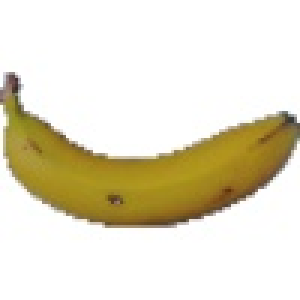
#> input picture Training images/100_100.jpg, 100 x 100 px, found by its file name (shown 3 times larger); its folder holds only this picture in this run
$ python main.py   (older library calls are emulated)
#> lines starting #> are read from the running program, lines starting #| are printed output that depends on the picture; after the words box and inside, x2 and y2 are one past the last pixel; in counts of white or black regions, pixels touching at a corner belong together
### preprocesing.py
import cv2 as cv
import numpy as np
import math
import os

def prep(image):
    # se cambia el tamaño para que todas las imagenes sean iguales
    width = 700
    height = 500
    dim = (width, height)
    image = cv.resize(image, dim, interpolation = cv.INTER_AREA)

    # se aplica estilizacion para difuminar colores y acentuar bordes
    image = cv.stylization(image, sigma_s=60, sigma_r=0.1)

    # se pasa la imagen a escala de grises
    gray_image = cv.cvtColor(image, cv.COLOR_BGR2GRAY)

    return gray_image, image

def segmentation(gray_image):
    # se aplica difuminacion gausiana
    blur = cv.GaussianBlur(gray_image,(15,15),0)

    # se aplica threshold binario
    ret, thresh = cv.threshold(blur, 0, 255, cv.THRESH_BINARY_INV+cv.THRESH_OTSU)

    #dilatacion y erosion -> closing (se elimina huecos dentro de la imagen de la fruta)
    kernel = np.ones((7,7),np.uint8)
    thresh = cv.morphologyEx(thresh, cv.MORPH_CLOSE, kernel)
    binary = cv.morphologyEx(thresh, cv.MORPH_CLOSE, kernel)

    return thresh, binary

def database(training_images):
    dataset = np.zeros((1,len(training_images))) # 1 fila para la suma de los momentos hu y las columnas segun la cantidad de imagenes ingresada
    pics = []
    seg_pics = []
    for i in range(len(training_images)):
        # se procesa cada imagen
        gray_image, image = prep(training_images[i])
        seg_image, binary = segmentation(gray_image)
        seg_pics.append(seg_image)

        # se busca los hu moments
        moments = cv.HuMoments(cv.moments(seg_image)).flatten()

        # se obtiene los contornos
        _, contours, _ = cv.findContours(binary,cv.RETR_EXTERNAL,cv.CHAIN_APPROX_SIMPLE)
        c = sorted(contours, key = cv.contourArea)[-1]
        c_mask=cv.drawContours(binary, c,-1, (0,255,0), 10)

        # se saca el fondo de la imagen
        new_img = cv.bitwise_and(image, image, mask=c_mask)
        x, y, w, h = cv.boundingRect(c)
        dst = new_img[y: y + h, x: x + w]

        dst_gray = cv.cvtColor(dst, cv.COLOR_BGR2GRAY)
        _, alpha = cv.threshold(dst_gray, 0, 255, cv.THRESH_BINARY)
        b, g, r = cv.split(dst)

        rgba = [r, g, b, alpha]
        dst = cv.merge(rgba, 4)
        pics.append(dst)

        # se calcula el area
        area = cv.contourArea(c)

        # se calcula el perimetro
        perimeter = cv.arcLength(c,True)

        # se calcula la redondez
        redondez = 4*math.pi*(area/perimeter**2)

        # se junta en un vector todos los descriptores
        # descriptores = [area, perimetro, redondez, momentos hu]

        moments = moments[0] + moments[2]

        dataset[:,i] = moments
        # se retorna base de datos y vectores de imagenes a color y segmentadas.
    return dataset, pics, seg_pics

def get_histograma(img):
    promhist=[]
    # se calcula el promedio de la suma del histograma de cada imagen
    for j in range(len(img)):
        promhistj=0
        color = ('b','g','r')
        for i, col in enumerate(color):
            hist=cv.calcHist([img[j]],[i], None, [256], [10, 250])
            promhistj+=(np.mean(hist))

        promhist.append(promhistj/3)

    return promhist

def load_images_from_folder(folder):
    images = []
    for filename in os.listdir(folder):
        img = cv.imread(os.path.join(folder,filename))
#> img is the input picture: shape (100, 100, 3); mean B, G, R 202.8, 223.7, 229.8
        if img is not None:
            images.append(img)
    return images

### main.py
from matplotlib import pyplot as plt
import preprocesing
import knn
import os
import statistics
import numpy as np
import kmeans

if __name__ == '__main__':

    # se importa imagenes de entrenamiento y obtenemos matrices de parametros
    training_images = preprocesing.load_images_from_folder("D:\sbsim\Documents\Facultad\Inteligencia Artificial 1\Proyecto FInal\Training images")
#> training_images = 1 item
    dataset, pics, seg_pics = preprocesing.database(training_images)
#> in database, `dataset = np.zeros((1,len(training_images)))`: dataset = [0]
#> the loop in database, `for i in range(len(training_images)):` made 1 pass
#> (width in prep, height in prep, ret in segmentation, x, y, w, h, area) on pass 1: (700, 500, 183, 0, 118, 700, 264, 92613.5)
#> pass 1, in prep, `image = cv.stylization(image, sigma_s=60, sigma_r=0.1)`:
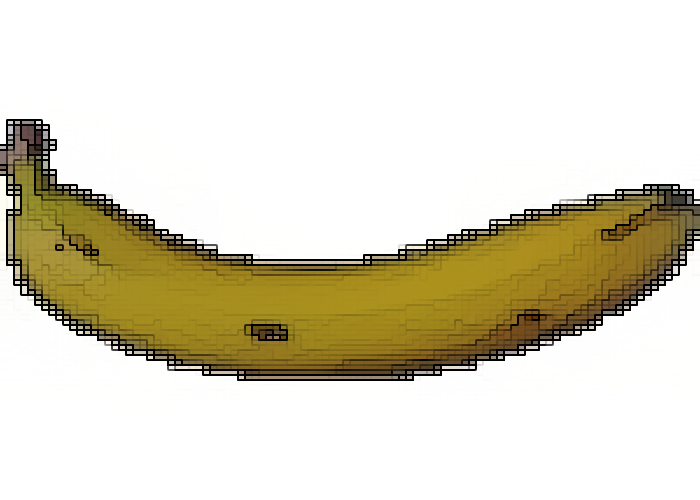
#> image: shape (500, 700, 3); mean of channels 0, 1, 2 197.7, 216.8, 222.1; drawn as B, G, R
#> pass 1, in prep, `gray_image = cv.cvtColor(image, cv.COLOR_BGR2GRAY)`:
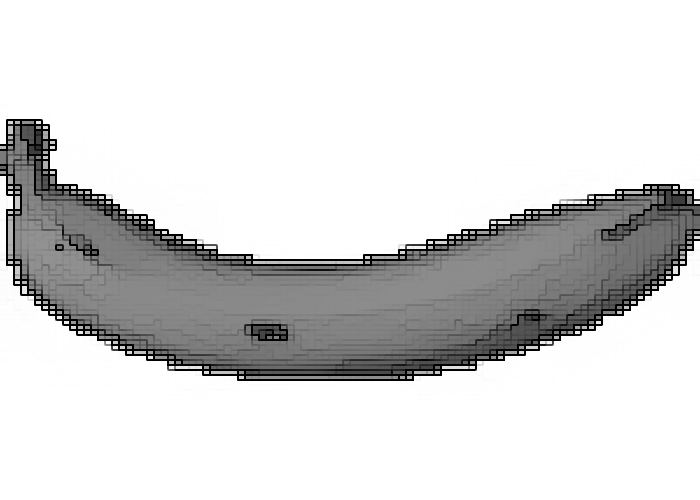
#> gray_image: shape (500, 700); min 0, max 255, mean 216.2
#> pass 1, in segmentation, `blur = cv.GaussianBlur(gray_image,(15,15),0)`:
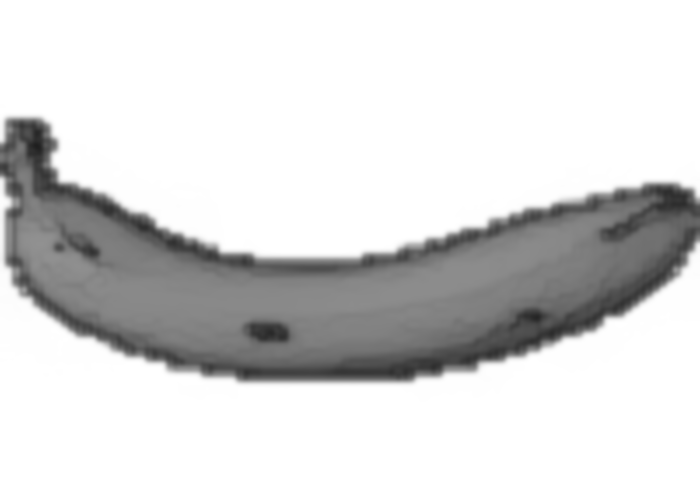
#> blur: shape (500, 700); min 31, max 255, mean 216.2
#> after the loop in database, `for i in range(len(training_images)):`:
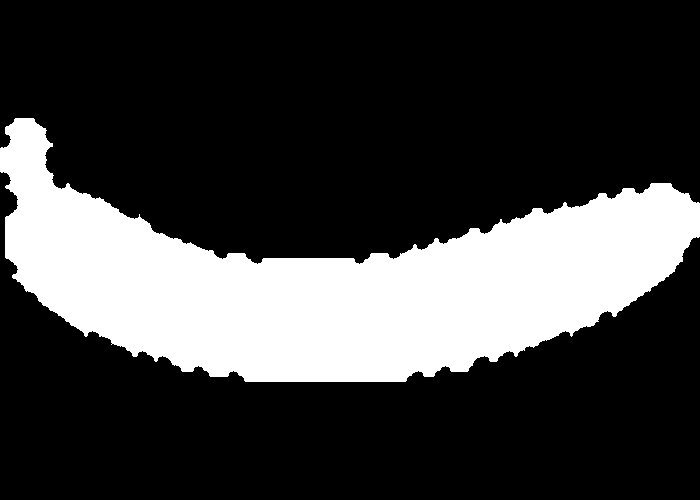
#> binary: shape (500, 700); 24.9% white; 1 white region, box (x1, y1, x2, y2) and area: (0, 118, 700, 382) 86999
#> after the loop in database, `for i in range(len(training_images)):`:
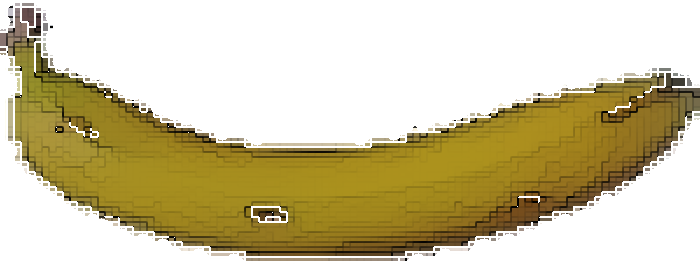
#> dst: shape (264, 700, 4); mean R, G, B, A 62.8, 52.8, 17.1, 110.6; transparent parts drawn white
#> after the loop in database, `for i in range(len(training_images)):`:
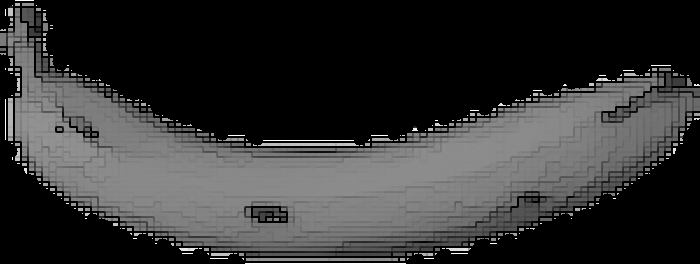
#> dst_gray: shape (264, 700); min 0, max 255, mean 51.8
#> after the loop in database, `for i in range(len(training_images)):`:
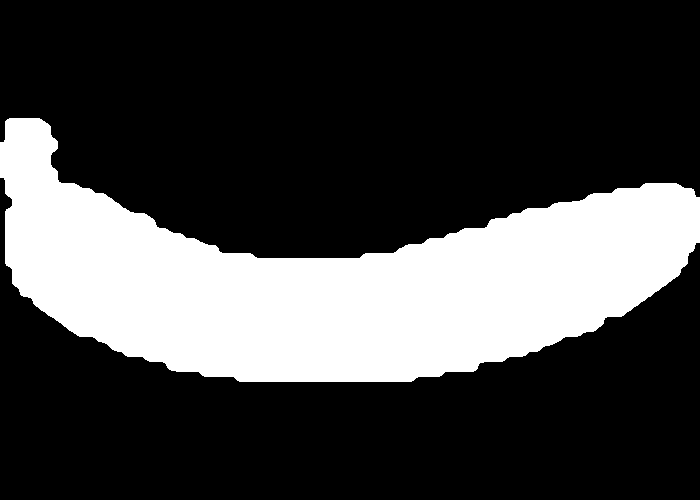
#> seg_image: shape (500, 700); 26.7% white; 1 white region, box (x1, y1, x2, y2) and area: (0, 118, 700, 382) 93463
#> after the loop in database, `for i in range(len(training_images)):`: dataset = [0.00181]; pics = 1 item
#> dataset = [0.00181]; pics = 1 item; seg_pics = 1 item
    promhist = preprocesing.get_histograma(pics)
#> the loop in get_histograma, `for j in range(len(img)):` made 1 pass
#> after the loop in get_histograma, `for j in range(len(img)):`: promhist = [308.8]
#> promhist = [308.8]
    dataset = np.vstack((dataset , promhist))
#> dataset = [0.00181, 308.8]

    # se plotea imagenes obtenidas
#> (the run stopped early here; a loop or call above may not have finished)
